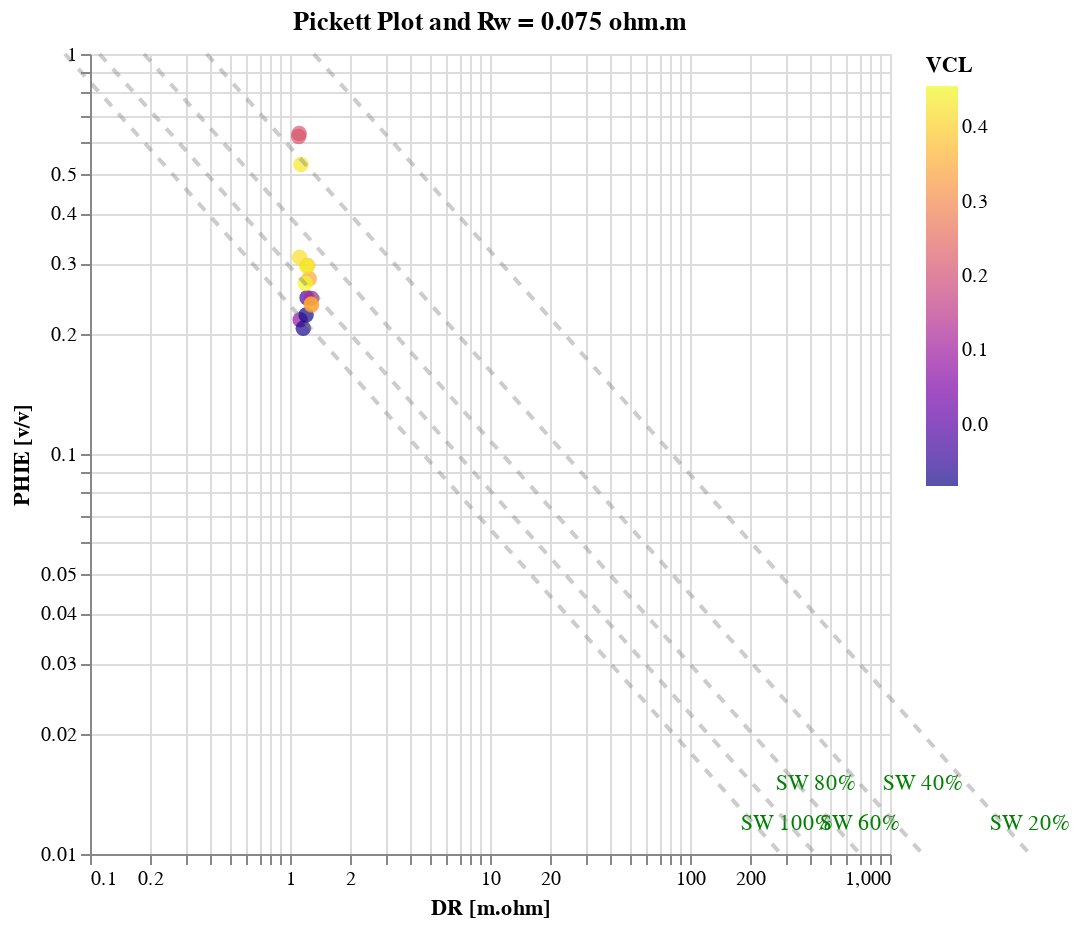

Here is the notebook cell this chart was saved with:
### Code cell
# pickett_plot(
#     calculation_data,
#     depth_start=4320,
#     depth_end=4350,
#     vcl_limit=0.5,
#     a=a,
#     rwa=rw_input,
#     m=m,
#     n=n,
#     z="VCL",
# )

pickett_plot(
    calculation_data_copy,
    depth_start=4185,
    depth_end=4194,
    x_range=[0.1, 1000],
    y_range=[0.01, 1],
    vcl_limit=0.5,
    a=a,
    rwa=rw_input,
    m=m,
    n=n,
    z="VCL",
)

### Figure 1 — Vega-Lite specification as saved in the notebook (floating-point values rounded to 4 significant figures)
{"config": {"view": {"continuousWidth": 300, "continuousHeight": 300}}, "layer": [{"data": {"name": "data-d9fc8d17f8b6235a479222efae8600f5"}, "mark": {"type": "circle", "size": 60}, "encoding": {"color": {"field": "VCL", "scale": {"scheme": "plasma"}, "title": "VCL", "type": "quantitative"}, "tooltip": [{"field": "DEPT", "type": "quantitative"}, {"field": "DR", "type": "quantitative"}, {"field": "PHIE", "type": "quantitative"}, {"field": "VCL", "type": "quantitative"}], "x": {"field": "DR", "scale": {"domain": [0.1, 1000], "type": "log"}, "title": "DR [m.ohm]", "type": "quantitative"}, "y": {"field": "PHIE", "scale": {"domain": [0.01, 1], "type": "log"}, "title": "PHIE [v/v]", "type": "quantitative"}}, "title": "Pickett Plot and Rw = 0.075 ohm.m"}, {"layer": [{"layer": [{"data": {"name": "data-92cb0df78031b4e10e64a1ac1b6b095d"}, "mark": {"type": "line", "opacity": 0.4}, "encoding": {"color": {"value": "grey"}, "strokeDash": {"value": [5, 5]}, "x": {"field": "DR", "type": "quantitative"}, "y": {"field": "PHIE", "type": "quantitative"}}, "title": "SW 100%", "transform": [{"calculate": "'SW 100%'", "as": "SW_label"}]}, {"data": {"name": "data-47e278f397bf2f2fd8cb49e7d63be60e"}, "mark": {"type": "text", "align": "left", "baseline": "middle", "dx": -20, "dy": -15}, "encoding": {"color": {"value": "green"}, "text": {"value": "SW 100%"}, "x": {"field": "DR", "type": "quantitative"}, "y": {"field": "PHIE", "type": "quantitative"}}}]}, {"layer": [{"data": {"name": "data-219299dda8809f1c093a78c712fa7387"}, "mark": {"type": "line", "opacity": 0.4}, "encoding": {"color": {"value": "grey"}, "strokeDash": {"value": [5, 5]}, "x": {"field": "DR", "type": "quantitative"}, "y": {"field": "PHIE", "type": "quantitative"}}, "title": "SW 80%", "transform": [{"calculate": "'SW 80%'", "as": "SW_label"}]}, {"data": {"name": "data-a3217996a9fc725766cc61aedb67e2ba"}, "mark": {"type": "text", "align": "left", "baseline": "middle", "dx": -20, "dy": -35}, "encoding": {"color": {"value": "green"}, "text": {"value": "SW 80%"}, "x": {"field": "DR", "type": "quantitative"}, "y": {"field": "PHIE", "type": "quantitative"}}}]}, {"layer": [{"data": {"name": "data-b0bc9ce3adf99b7c898d00608ec46b16"}, "mark": {"type": "line", "opacity": 0.4}, "encoding": {"color": {"value": "grey"}, "strokeDash": {"value": [5, 5]}, "x": {"field": "DR", "type": "quantitative"}, "y": {"field": "PHIE", "type": "quantitative"}}, "title": "SW 60%", "transform": [{"calculate": "'SW 60%'", "as": "SW_label"}]}, {"data": {"name": "data-2c68b62eeae03be2a08135dfd5b43108"}, "mark": {"type": "text", "align": "left", "baseline": "middle", "dx": -20, "dy": -15}, "encoding": {"color": {"value": "green"}, "text": {"value": "SW 60%"}, "x": {"field": "DR", "type": "quantitative"}, "y": {"field": "PHIE", "type": "quantitative"}}}]}, {"layer": [{"data": {"name": "data-1ee2946b48d2876cf4c52066f614b06d"}, "mark": {"type": "line", "opacity": 0.4}, "encoding": {"color": {"value": "grey"}, "strokeDash": {"value": [5, 5]}, "x": {"field": "DR", "type": "quantitative"}, "y": {"field": "PHIE", "type": "quantitative"}}, "title": "SW 40%", "transform": [{"calculate": "'SW 40%'", "as": "SW_label"}]}, {"data": {"name": "data-8f3e0723ecf572f2e912ce7e6b927fd3"}, "mark": {"type": "text", "align": "left", "baseline": "middle", "dx": -20, "dy": -35}, "encoding": {"color": {"value": "green"}, "text": {"value": "SW 40%"}, "x": {"field": "DR", "type": "quantitative"}, "y": {"field": "PHIE", "type": "quantitative"}}}]}, {"layer": [{"data": {"name": "data-7ba1b9b69db07058f66326a13e45e352"}, "mark": {"type": "line", "opacity": 0.4}, "encoding": {"color": {"value": "grey"}, "strokeDash": {"value": [5, 5]}, "x": {"field": "DR", "type": "quantitative"}, "y": {"field": "PHIE", "type": "quantitative"}}, "title": "SW 20%", "transform": [{"calculate": "'SW 20%'", "as": "SW_label"}]}, {"data": {"name": "data-19121364eada03141601f83c0e52b218"}, "mark": {"type": "text", "align": "left", "baseline": "middle", "dx": -20, "dy": -15}, "encoding": {"color": {"value": "green"}, "text": {"value": "SW 20%"}, "x": {"field": "DR", "type": "quantitative"}, "y": {"field": "PHIE", "type": "quantitative"}}}]}]}], "height": 400, "width": 400, "$schema": "https://vega.github.io/schema/vega-lite/v5.20.1.json", "datasets": {"data-d9fc8d17f8b6235a479222efae8600f5": [{"WELL": "LLD-10", "DEPT": 4186.0, "GR": 48.15, "CALI": 13.01, "MR": 1.107, "DR": 1.117, "SR": 0.981, "NPHI": 0.4684, "RHOB": 2.23, "VSH": 0.4068, "RW": 0.1005, "core_por": "", "core_perm": "", "NPHI_corr": 0.4284, "VCLGR": 0.1452, "VCLRT": 0.4257, "VCLND": 0.4229, "VCL": 0.4229, "PHID": 0.1647, "PHIDshc": 0.1514, "PHI_SIMANDOUX": 0.3103, "PHIN": 0.004284, "PHINshc": -0.186, "PHIxND": -0.01728, "PHIE": 0.3103}, {"WELL": "LLD-10", "DEPT": 4186.0, "GR": 39.43, "CALI": 13.29, "MR": 1.077, "DR": 1.124, "SR": 0.954, "NPHI": 0.4194, "RHOB": 2.141, "VSH": 0.2323, "RW": 0.1005, "core_por": "", "core_perm": "", "NPHI_corr": 0.3794, "VCLGR": 0.04316, "VCLRT": 0.4197, "VCLND": 0.08893, "VCL": 0.08893, "PHID": 0.1996, "PHIDshc": 0.1968, "PHI_SIMANDOUX": 0.2166, "PHIN": 0.003794, "PHINshc": -0.03622, "PHIxND": 0.0803, "PHIE": 0.2166}, {"WELL": "LLD-10", "DEPT": 4186.0, "GR": 37.54, "CALI": 14.62, "MR": 0.955, "DR": 1.165, "SR": 0.815, "NPHI": 0.3969, "RHOB": 2.095, "VSH": 0.1944, "RW": 0.1005, "core_por": "", "core_perm": "", "NPHI_corr": 0.3569, "VCLGR": 0.02407, "VCLRT": 0.3859, "VCLND": -0.07357, "VCL": -0.07357, "PHID": 0.2176, "PHIDshc": 0.22, "PHI_SIMANDOUX": 0.2064, "PHIN": 0.003569, "PHINshc": 0.03668, "PHIxND": 0.1283, "PHIE": 0.2064}, {"WELL": "LLD-10", "DEPT": 4187.0, "GR": 38.88, "CALI": 12.91, "MR": 0.911, "DR": 1.203, "SR": 0.766, "NPHI": 0.4024, "RHOB": 2.079, "VSH": 0.2212, "RW": 0.1005, "core_por": "", "core_perm": "", "NPHI_corr": 0.3624, "VCLGR": 0.03746, "VCLRT": 0.3567, "VCLND": -0.0825, "VCL": -0.0825, "PHID": 0.2239, "PHIDshc": 0.2265, "PHI_SIMANDOUX": 0.2226, "PHIN": 0.003624, "PHINshc": 0.04075, "PHIxND": 0.1336, "PHIE": 0.2226}, {"WELL": "LLD-10", "DEPT": 4188.0, "GR": 41.09, "CALI": 12.93, "MR": 0.894, "DR": 1.217, "SR": 0.747, "NPHI": 0.4225, "RHOB": 2.077, "VSH": 0.2655, "RW": 0.1005, "core_por": "", "core_perm": "", "NPHI_corr": 0.3825, "VCLGR": 0.06072, "VCLRT": 0.3464, "VCLND": -0.01429, "VCL": -0.01429, "PHID": 0.2247, "PHIDshc": 0.2252, "PHI_SIMANDOUX": 0.246, "PHIN": 0.003825, "PHINshc": 0.01025, "PHIxND": 0.1177, "PHIE": 0.246}, {"WELL": "LLD-10", "DEPT": 4188.0, "GR": 41.2, "CALI": 13.02, "MR": 0.814, "DR": 1.283, "SR": 0.693, "NPHI": 0.4542, "RHOB": 2.091, "VSH": 0.2677, "RW": 0.1005, "core_por": "", "core_perm": "", "NPHI_corr": 0.4142, "VCLGR": 0.06192, "VCLRT": 0.3009, "VCLND": 0.1239, "VCL": 0.1239, "PHID": 0.2192, "PHIDshc": 0.2153, "PHI_SIMANDOUX": 0.2447, "PHIN": 0.004142, "PHINshc": -0.05163, "PHIxND": 0.08185, "PHIE": 0.2447}, {"WELL": "LLD-10", "DEPT": 4188.0, "GR": 41.08, "CALI": 13.11, "MR": 0.912, "DR": 1.28, "SR": 0.834, "NPHI": 0.4808, "RHOB": 2.135, "VSH": 0.2653, "RW": 0.1005, "core_por": "", "core_perm": "", "NPHI_corr": 0.4408, "VCLGR": 0.06061, "VCLRT": 0.3029, "VCLND": 0.2975, "VCL": 0.2975, "PHID": 0.202, "PHIDshc": 0.1926, "PHI_SIMANDOUX": 0.2358, "PHIN": 0.004408, "PHINshc": -0.1295, "PHIxND": 0.03158, "PHIE": 0.2358}, {"WELL": "LLD-10", "DEPT": 4189.0, "GR": 41.79, "CALI": 13.04, "MR": 0.966, "DR": 1.278, "SR": 0.912, "NPHI": 0.4789, "RHOB": 2.177, "VSH": 0.2796, "RW": 0.1005, "core_por": "", "core_perm": "", "NPHI_corr": 0.4389, "VCLGR": 0.06839, "VCLRT": 0.3042, "VCLND": 0.3657, "VCL": 0.3657, "PHID": 0.1855, "PHIDshc": 0.174, "PHI_SIMANDOUX": 0.2373, "PHIN": 0.004389, "PHINshc": -0.1602, "PHIxND": 0.006917, "PHIE": 0.2373}, {"WELL": "LLD-10", "DEPT": 4190.0, "GR": 45.11, "CALI": 13.07, "MR": 1.436, "DR": 1.248, "SR": 1.384, "NPHI": 0.461, "RHOB": 2.202, "VSH": 0.3459, "RW": 0.1005, "core_por": "", "core_perm": "", "NPHI_corr": 0.421, "VCLGR": 0.1068, "VCLRT": 0.3245, "VCLND": 0.3464, "VCL": 0.3464, "PHID": 0.1757, "PHIDshc": 0.1648, "PHI_SIMANDOUX": 0.2743, "PHIN": 0.00421, "PHINshc": -0.1517, "PHIxND": 0.006568, "PHIE": 0.2743}, {"WELL": "LLD-10", "DEPT": 4190.0, "GR": 47.21, "CALI": 13.22, "MR": 1.788, "DR": 1.225, "SR": 1.737, "NPHI": 0.4469, "RHOB": 2.252, "VSH": 0.3881, "RW": 0.1005, "core_por": "", "core_perm": "", "NPHI_corr": 0.4069, "VCLGR": 0.133, "VCLRT": 0.3407, "VCLND": 0.3854, "VCL": 0.3854, "PHID": 0.1561, "PHIDshc": 0.144, "PHI_SIMANDOUX": 0.2958, "PHIN": 0.004069, "PHINshc": -0.1693, "PHIxND": -0.01268, "PHIE": 0.2958}, {"WELL": "LLD-10", "DEPT": 4190.0, "GR": 47.58, "CALI": 13.22, "MR": 2.194, "DR": 1.209, "SR": 1.85, "NPHI": 0.4336, "RHOB": 2.311, "VSH": 0.3953, "RW": 0.1005, "core_por": "", "core_perm": "", "NPHI_corr": 0.3936, "VCLGR": 0.1377, "VCLRT": 0.3523, "VCLND": 0.4432, "VCL": 0.4432, "PHID": 0.1329, "PHIDshc": 0.119, "PHI_SIMANDOUX": 0.2949, "PHIN": 0.003936, "PHINshc": -0.1955, "PHIxND": -0.03824, "PHIE": 0.2949}, {"WELL": "LLD-10", "DEPT": 4191.0, "GR": 45.71, "CALI": 13.11, "MR": 2.601, "DR": 1.192, "SR": 1.963, "NPHI": 0.4201, "RHOB": 2.345, "VSH": 0.358, "RW": 0.1005, "core_por": "", "core_perm": "", "NPHI_corr": 0.3801, "VCLGR": 0.1141, "VCLRT": 0.365, "VCLND": 0.4557, "VCL": 0.4557, "PHID": 0.1196, "PHIDshc": 0.1053, "PHI_SIMANDOUX": 0.2669, "PHIN": 0.003801, "PHINshc": -0.2013, "PHIxND": -0.04798, "PHIE": 0.2669}, {"WELL": "LLD-10", "DEPT": 4193.0, "GR": 64.91, "CALI": 13.11, "MR": 1.169, "DR": 1.134, "SR": 1.067, "NPHI": 0.3885, "RHOB": 2.396, "VSH": 0.7422, "RW": 0.1005, "core_por": "", "core_perm": "", "NPHI_corr": 0.3485, "VCLGR": 0.4262, "VCLRT": 0.4112, "VCLND": 0.4339, "VCL": 0.4339, "PHID": 0.09961, "PHIDshc": 0.08599, "PHI_SIMANDOUX": 0.5295, "PHIN": 0.003485, "PHINshc": -0.1918, "PHIxND": -0.05289, "PHIE": 0.5295}, {"WELL": "LLD-10", "DEPT": 4194.0, "GR": 72.03, "CALI": 12.56, "MR": 1.111, "DR": 1.111, "SR": 1.024, "NPHI": 0.3753, "RHOB": 2.304, "VSH": 0.8849, "RW": 0.1004, "core_por": "", "core_perm": "", "NPHI_corr": 0.3353, "VCLGR": 0.5914, "VCLRT": 0.4309, "VCLND": 0.2225, "VCL": 0.2225, "PHID": 0.1357, "PHIDshc": 0.1287, "PHI_SIMANDOUX": 0.633, "PHIN": 0.003353, "PHINshc": -0.09677, "PHIxND": 0.01597, "PHIE": 0.633}, {"WELL": "LLD-10", "DEPT": 4194.0, "GR": 71.12, "CALI": 12.69, "MR": 1.097, "DR": 1.105, "SR": 1.013, "NPHI": 0.3893, "RHOB": 2.272, "VSH": 0.8665, "RW": 0.1004, "core_por": "", "core_perm": "", "NPHI_corr": 0.3493, "VCLGR": 0.5682, "VCLRT": 0.4361, "VCLND": 0.2154, "VCL": 0.2154, "PHID": 0.1482, "PHIDshc": 0.1415, "PHI_SIMANDOUX": 0.6216, "PHIN": 0.003493, "PHINshc": -0.09342, "PHIxND": 0.02403, "PHIE": 0.6216}], "data-92cb0df78031b4e10e64a1ac1b6b095d": [{"DR": 285.1, "PHIE": 0.01, "SW": "SW 100%"}, {"DR": 0.075, "PHIE": 1.0, "SW": "SW 100%"}], "data-47e278f397bf2f2fd8cb49e7d63be60e": [{"DR": 285.1, "PHIE": 0.01, "SW": "SW 100%"}], "data-219299dda8809f1c093a78c712fa7387": [{"DR": 424.2, "PHIE": 0.01, "SW": "SW 80%"}, {"DR": 0.1116, "PHIE": 1.0, "SW": "SW 80%"}], "data-a3217996a9fc725766cc61aedb67e2ba": [{"DR": 424.2, "PHIE": 0.01, "SW": "SW 80%"}], "data-b0bc9ce3adf99b7c898d00608ec46b16": [{"DR": 707.9, "PHIE": 0.01, "SW": "SW 60%"}, {"DR": 0.1862, "PHIE": 1.0, "SW": "SW 60%"}], "data-2c68b62eeae03be2a08135dfd5b43108": [{"DR": 707.9, "PHIE": 0.01, "SW": "SW 60%"}], "data-1ee2946b48d2876cf4c52066f614b06d": [{"DR": 1457.0, "PHIE": 0.01, "SW": "SW 40%"}, {"DR": 0.3832, "PHIE": 1.0, "SW": "SW 40%"}], "data-8f3e0723ecf572f2e912ce7e6b927fd3": [{"DR": 1457.0, "PHIE": 0.01, "SW": "SW 40%"}], "data-7ba1b9b69db07058f66326a13e45e352": [{"DR": 5003.0, "PHIE": 0.01, "SW": "SW 20%"}, {"DR": 1.316, "PHIE": 1.0, "SW": "SW 20%"}], "data-19121364eada03141601f83c0e52b218": [{"DR": 5003.0, "PHIE": 0.01, "SW": "SW 20%"}]}}
